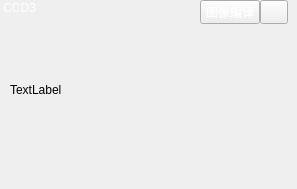
                <widget class="QWidget" name="widget_p11" native="true">
                 <widget class="QLabel" name="label_p11">
                  <property name="geometry">
                   <rect>
                    <x>0</x>
                    <y>0</y>
                    <width>54</width>
                    <height>16</height>
                   </rect>
                  </property>
                  <property name="styleSheet">
                   <string notr="true">color: rgb(255, 255, 255);
background-color: transparent;</string>
                  </property>
                  <property name="text">
                   <string> CCD3</string>
                  </property>
                 </widget>
                 <widget class="QPushButton" name="pushButton_p11_3">
                  <property name="geometry">
                   <rect>
                    <x>260</x>
                    <y>0</y>
                    <width>28</width>
                    <height>24</height>
                   </rect>
                  </property>
                  <property name="sizePolicy">
                   <sizepolicy hsizetype="Fixed" vsizetype="Fixed">
                    <horstretch>0</horstretch>
                    <verstretch>0</verstretch>
                   </sizepolicy>
                  </property>
                  <property name="styleSheet">
                   <string notr="true">color: rgb(255, 255, 255);</string>
                  </property>
                  <property name="text">
                   <string/>
                  </property>
                  <property name="icon">
                   <iconset resource="../resource.qrc">
                    <normaloff>:/run/icon/run.png</normaloff>:/run/icon/run.png</iconset>
                  </property>
                 </widget>
                 <widget class="QPushButton" name="pushButton_p11_1">
                  <property name="geometry">
                   <rect>
                    <x>200</x>
                    <y>0</y>
                    <width>60</width>
                    <height>24</height>
                   </rect>
                  </property>
                  <property name="sizePolicy">
                   <sizepolicy hsizetype="Fixed" vsizetype="Fixed">
                    <horstretch>0</horstretch>
                    <verstretch>0</verstretch>
                   </sizepolicy>
                  </property>
                  <property name="minimumSize">
                   <size>
                    <width>60</width>
                    <height>24</height>
                   </size>
                  </property>
                  <property name="maximumSize">
                   <size>
                    <width>60</width>
                    <height>24</height>
                   </size>
                  </property>
                  <property name="styleSheet">
                   <string notr="true">color: rgb(255, 255, 255);</string>
                  </property>
                  <property name="text">
                   <string>图像编译</string>
                  </property>
                  <property name="autoRepeatDelay">
                   <number>300</number>
                  </property>
                  <property name="autoRepeatInterval">
                   <number>100</number>
                  </property>
                  <property name="autoDefault">
                   <bool>false</bool>
                  </property>
                  <property name="default">
                   <bool>false</bool>
                  </property>
                 </widget>
                 <widget class="QLabel" name="label_p11_central">
                  <property name="geometry">
                   <rect>
                    <x>10</x>
                    <y>0</y>
                    <width>270</width>
                    <height>180</height>
                   </rect>
                  </property>
                  <property name="text">
                   <string>TextLabel</string>
                  </property>
                 </widget>
                 <zorder>label_p11_central</zorder>
                 <zorder>label_p11</zorder>
                 <zorder>pushButton_p11_3</zorder>
                 <zorder>pushButton_p11_1</zorder>
                </widget>
